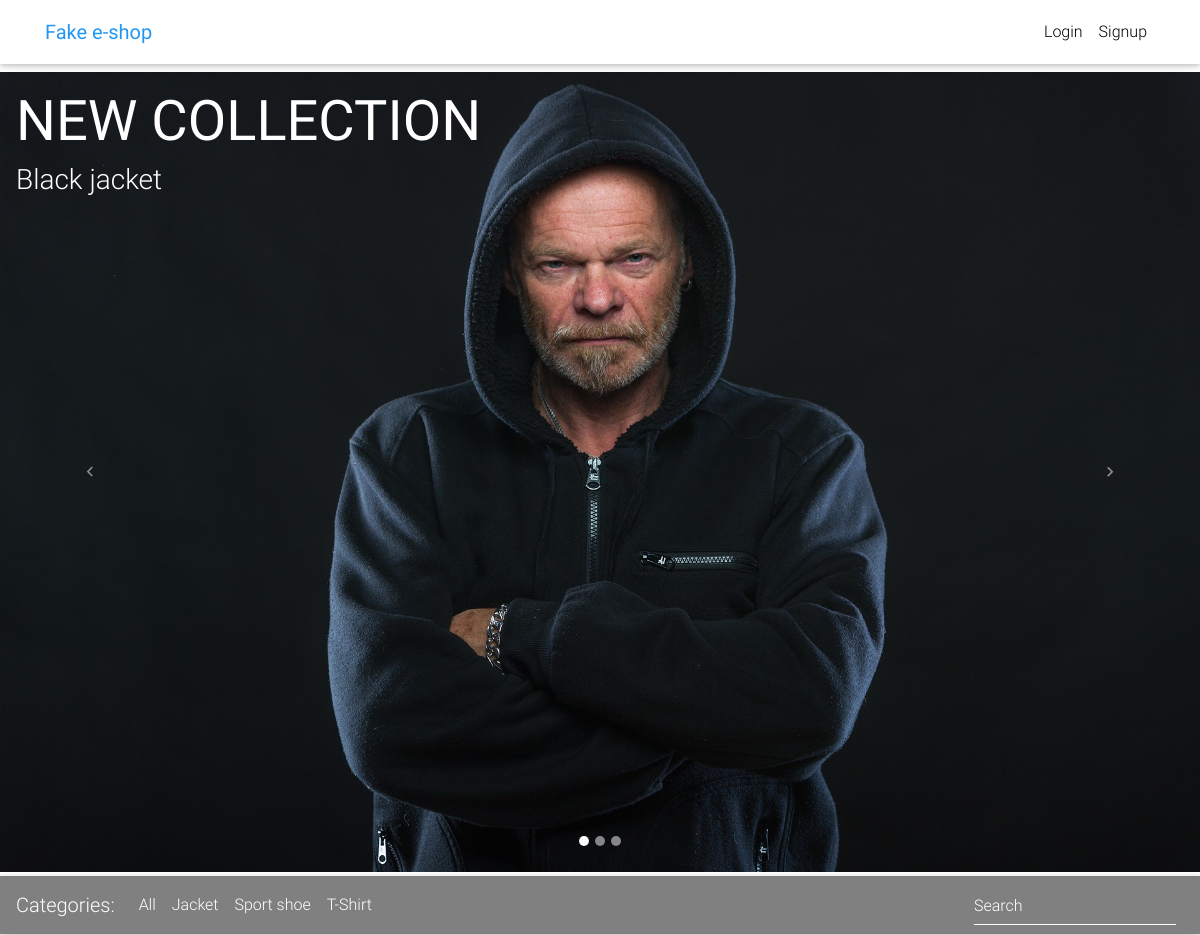
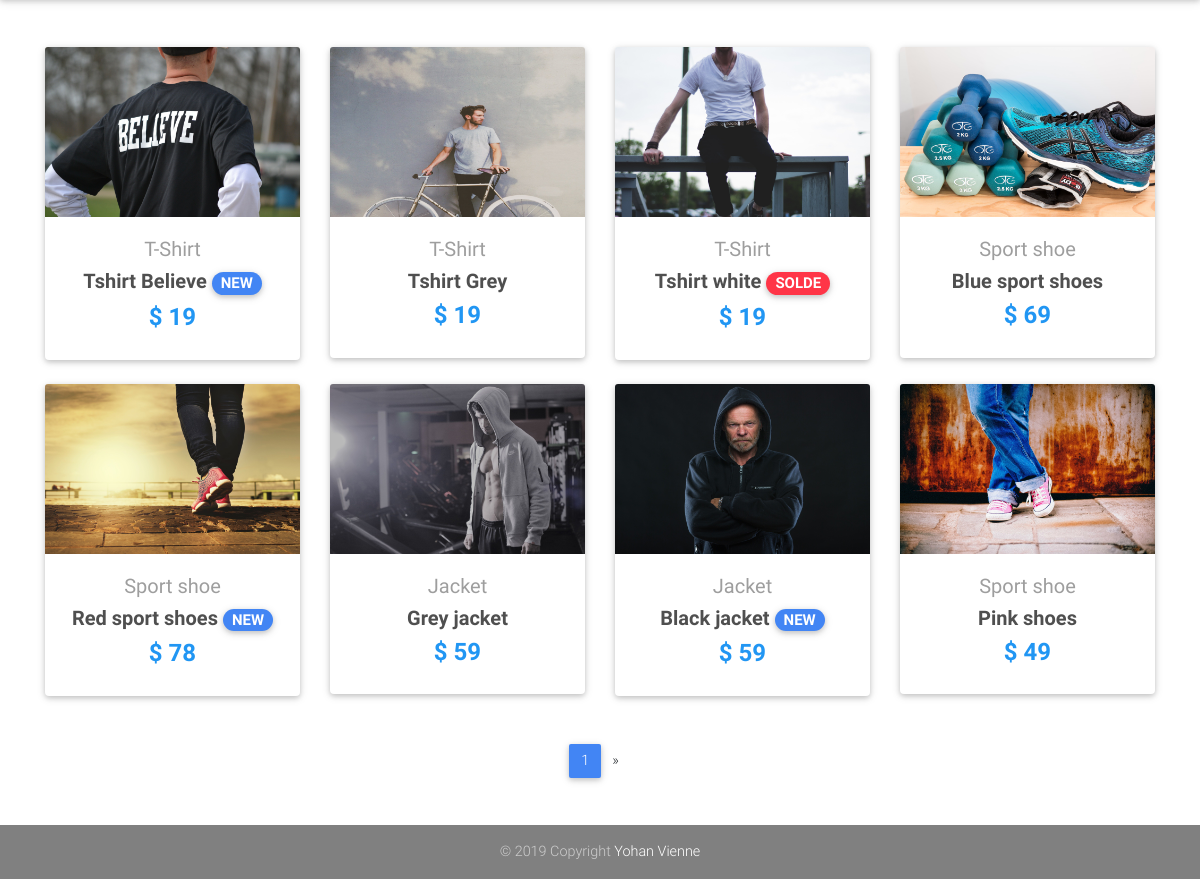
The page / on the database its author committed (2 pictures, top to bottom).
### core/models.py (models this page shows, shortened)
class Item(models.Model):
    title = models.CharField(max_length=100)
    price = models.IntegerField()
    discount_price = models.IntegerField(blank=True, null=True)
    category = models.ForeignKey(Category, on_delete=models.DO_NOTHING)
    label = models.CharField(choices=LABEL_CHOICES, max_length=3, default='NOR')
    img1 = models.ImageField(upload_to='item/')
    slug = models.SlugField()
    description = models.TextField()
    def get_absolute_url(self):
        return reverse("core:product", kwargs={
            'slug': self.slug
        })

class Category(models.Model):
    name = models.CharField(max_length=100)
    def __str__(self):
        return self.name

### core/views.py (the view)
# urls.py: path('', HomeView.as_view(), name='home'),
class HomeView(ListView):
    context_object_name = "items"
    paginate_by = 8
    template_name = "home.html"
    def get_queryset(self):
        return Item.objects.all()
    def get_context_data(self, **kwargs):
        context = super(HomeView, self).get_context_data(**kwargs)
        context["categorys"]= Category.objects.order_by('name')
        context["carousel"]= Item.objects.filter(label="NEW").order_by('title')
        return context

### templates/home.html (shortened to what this page needs)
{% extends "base.html" %}
{% block content %}
  <div id="carousel-example-1z" class="carousel slide carousel-fade " data-ride="carousel">
    <ol class="carousel-indicators">
      <li data-target="#carousel-example-1z" data-slide-to="0" class="active"></li>
      <li data-target="#carousel-example-1z" data-slide-to="1"></li>
      <li data-target="#carousel-example-1z" data-slide-to="2"></li>
    </ol>
    <div class="carousel-inner" role="listbox">
      {% for item in carousel %}
      {% if forloop.first %}
      <div class="carousel-item active">
      {% else %}
      <div class="carousel-item">
      {% endif %}
      <a target="_blank" href="{{ item.get_absolute_url }}" >
        <div class="view" style="background-image: url({{item.img1.url}}); height: 100vh; background-repeat: no-repeat center center scroll; background-size: cover;">
            <div class=" white-text wow fadeIn m-3">
              <h1 class="display-4">
                <strong>NEW COLLECTION</strong>
              </h1>
              <h3 class="fadeIn">{{ item.title }}</h3>
            </div>
        </div>
      </a>
      </div>
      {% endfor %}
    </div>
    <a class="carousel-control-prev" href="#carousel-example-1z" role="button" data-slide="prev">
      <span class="carousel-control-prev-icon" aria-hidden="true"></span>
    </a>
    <a class="carousel-control-next" href="#carousel-example-1z" role="button" data-slide="next">
      <span class="carousel-control-next-icon" aria-hidden="true"></span>
    </a>
  </div>
  <main>
      <nav id="navbarItems" class="navbar navbar-expand-lg navbar-dark mt-1 mb-5" style="background-color: grey;">
        <span class="navbar-brand">Categories:</span>
        <div class="collapse navbar-collapse" id="basicExampleNav">
          <ul class="navbar-nav mr-auto">
            <li class="nav-item">
              <a class="nav-link" href="/">All
              </a>
            </li>
          {% for category in categorys %}
            <li class="nav-item">
              <a class="nav-link" href="/{{category.name}}">{{category.name}}
              </a>
            </li>
          {% endfor %}
          </ul>
          <form class="form-inline">
            <div class="md-form my-0">
              <input class="form-control mr-sm-2" type="text" placeholder="Search" aria-label="Search">
            </div>
          </form>
        </div>
      </nav>
    <div class="container"  data-spy="scroll" data-target="#navbarItems">
      <section class="text-center mb-4">
        <div class="row wow fadeIn">
          {% for item in items %}
          <div class="col-lg-3 col-md-6 mb-4">
            <div class="card">
              <div class="view overlay">
                <img src="{{item.img1.url}}" class="card-img-top"
                  alt="">
              </div>
              <div class="card-body text-center">
                <a href="" class="grey-text">
                  <h5>{{ item.category}}</h5>
                </a>
                <h5>
                  <strong>
                    <a href="{{ item.get_absolute_url }}" class="dark-grey-text">{{ item.title }}
                    {% if item.get_label_display == 'New' %}
                      <span class="badge badge-pill primary-color">NEW</span>
                    {% elif item.get_label_display == 'Solde' %}
                      <span class="badge badge-pill danger-color">SOLDE</span>
                    {% endif %}
                    </a>
                  </strong>
                </h5>
                <h4 class="font-weight-bold blue-text">
                  <strong>$
                  {% if item.discount_price %}
                  {{ item.discount_price }}
                  {% else %}
                  {{ item.price }}
                  {% endif %}
                  </strong>
                </h4>
              </div>
            </div>
          </div>
          {% endfor %}
        </div>
      </section>
      {% if is_paginated %}
      <nav class="d-flex justify-content-center wow fadeIn">
        <ul class="pagination pg-blue">
          <li class="page-item active">
            <a class="page-link" href="?page={{ page_obj.number }}">{{ page_obj.number }}
            </a>
          </li>
          {% if page_obj.has_next %}
          <li class="page-item">
            <a class="page-link" href="?page={{ page_obj.next_page_number }}" aria-label="Next">
              <span aria-hidden="true">&raquo;</span>
            </a>
          </li>
          {% endif %}
        </ul>
      </nav>
      {% endif %}
    </div>
  </main>
</body>
</html>
{% endblock content %}

### templates/base.html (style rules this page uses)
html, body, header, .carousel { height: 100vh; }
body { position: relative; }

### rows shown on the page
Item: img1 (picture), title "Black jacket", category "Jacket", label "NEW", price "59"
Category: name "Jacket"
Category: name "Sport shoe"
Category: name "T-Shirt"
Item: img1 (picture), category "T-Shirt", title "Tshirt Believe", label "NEW", price "19"
Item: img1 (picture), category "T-Shirt", title "Tshirt Grey", price "19"
Item: img1 (picture), category "T-Shirt", title "Tshirt white", label "SOLDE", price "19"
Item: img1 (picture), category "Sport shoe", title "Blue sport shoes", price "69"
Item: img1 (picture), category "Sport shoe", title "Red sport shoes", label "NEW", price "78"
Item: img1 (picture), category "Jacket", title "Grey jacket", price "59"
Item: img1 (picture), category "Sport shoe", title "Pink shoes", price "49"

### other values the page prints
{{ page_obj.number }} "1"
